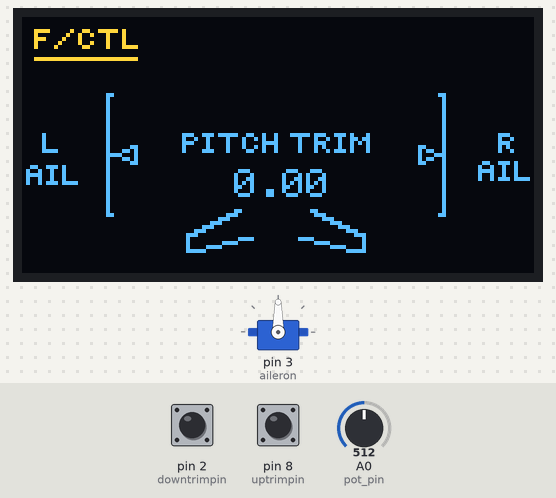
This sketch was run on a simulated Arduino Uno, built with avr-gcc and run on an emulated ATmega328P. Shown: servo, 128×64 one-colour display. The inputs (shaded band) are chosen by the test bench; at power-on: A0 (pot_pin) = 512, pin 2 (downtrimpin) LOW, pin 8 (uptrimpin) LOW. The OLED is the two-colour kind (top 16 rows yellow).

Above: at 1.2 s.
1.3 s: A0 (pot_pin) set to 716
At 1.9 s:
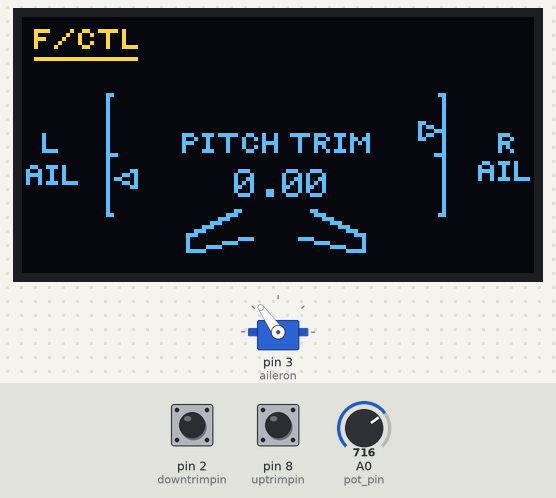
2.8 s: A0 (pot_pin) set to 900
At 4.0 s:
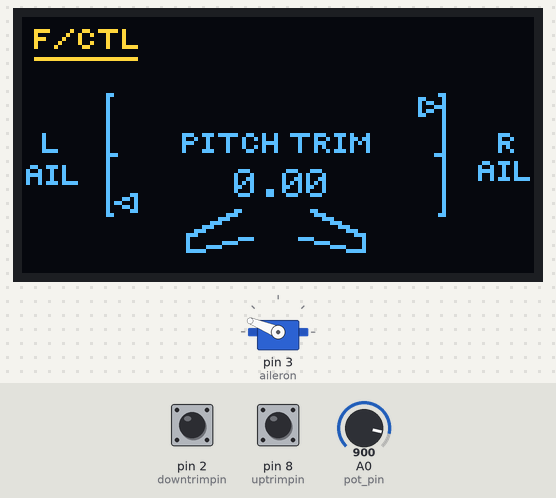
4.3 s: A0 (pot_pin) set to 1023
At 5.1 s:
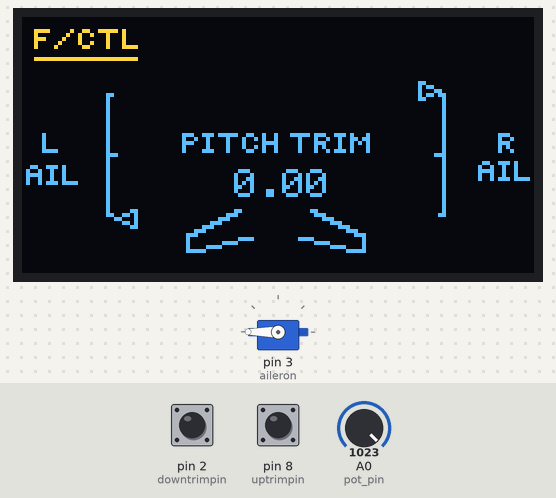
5.8 s: pin 2 (downtrimpin) pulled HIGH for 1 s
At 7.4 s:
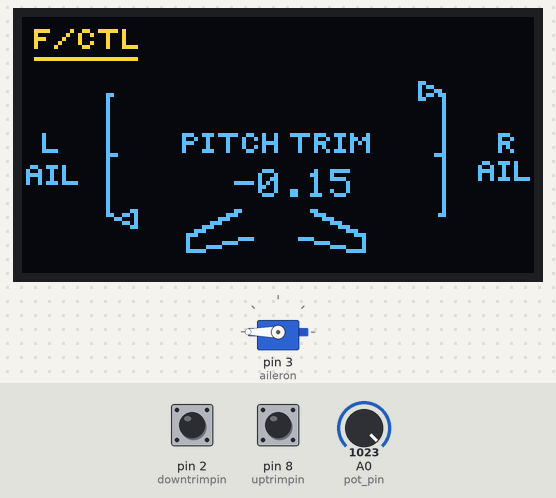
8.3 s: A0 (pot_pin) set to 306
At 9.5 s:
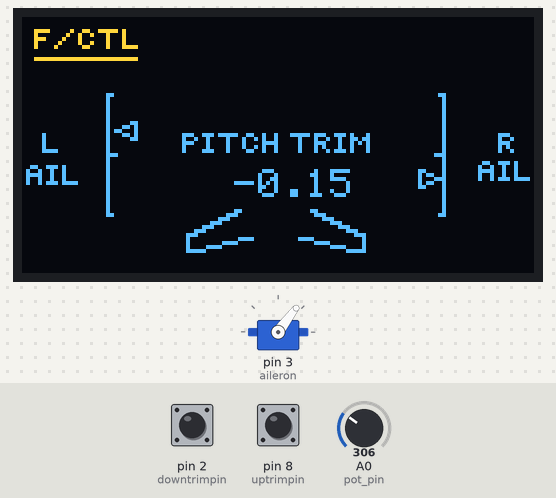
9.8 s: pin 8 (uptrimpin) pulled HIGH for 0.15 s
At 10.7 s:
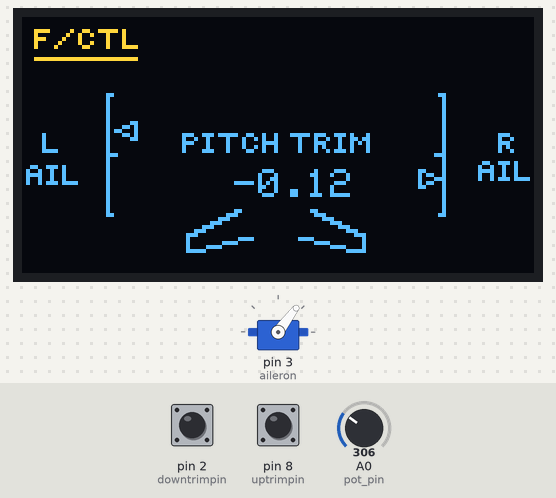
Timing chart, 0 to 12.4 s (numbered marks = the images above; inputs shaded):
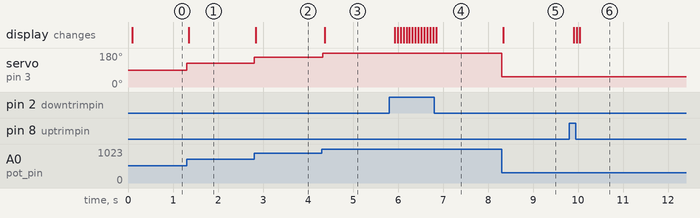

The sketch:

FlightControls.ino
```cpp
#include <Wire.h>
#include <Adafruit_GFX.h>
#include <Adafruit_SSD1306.h>

#include "graphics.h"

#include <Servo.h>

Servo aileron;
Servo elevator;

#define OLED_RESET 4
Adafruit_SSD1306 display(128, 64, &Wire, OLED_RESET);

const byte pot_pin = A0;

const int downtrimpin = 2;
int downtrim = 0;

const int uptrimpin = 8;
int uptrim = 0;

int pot;

float pitchtrim = 0.0;

void setup() {
  pinMode(downtrimpin, INPUT);
  pinMode(uptrimpin, INPUT);
  Wire.begin();
  aileron.attach(3);
  display.begin(SSD1306_SWITCHCAPVCC, 0x3C); //or 0x3D
  display.clearDisplay(); //for Clearing the display
  display.drawBitmap(0, 0, background, 128, 64, WHITE);
  display.setTextSize(1);      // Normal 1:1 pixel scale
  display.setTextColor(SSD1306_WHITE); // Draw white text
  display.display();
}

void loop() {
  uptrim = digitalRead(uptrimpin);
  downtrim = digitalRead(downtrimpin);
  pot = analogRead(pot_pin);
  int aileronpot = map(pot, 0, 1023, 0, 180);
  int leftindy = map(pot, 0, 1023, 17, 48);
  int rightindy = map(pot, 0, 1023, 47, 16);
  aileron.write(aileronpot);
  delay(1);
  display.clearDisplay(); //for Clearing the display
  display.drawBitmap(0, 0, background, 128, 64, WHITE);
  display.drawBitmap(23, leftindy, leftind, 6, 5, WHITE);
  display.drawBitmap(99, rightindy, rightind, 6, 5, WHITE);
  display.setCursor(53, 38);
  display.println(pitchtrim);
  display.display();

  if (uptrim == HIGH) {
    // go right
    pitchtrim = pitchtrim + 0.01;
    delay(30);
  }
  if (downtrim == HIGH) {
    // go right
    pitchtrim = pitchtrim - 0.01;
    delay(30);
  }
}
```

Source omitted: graphics.h (data table, 6607 bytes)

Measured:
- after the input at 1.3 s, servo on pin 3 (aileron): 90° → 125° at once; the display: changes at once (image 1)
- after the input at 2.8 s, servo on pin 3 (aileron): 125° → 158° at once; the display: changes at once (image 2)
- after the input at 4.3 s, servo on pin 3 (aileron): 158° → 180° at once; the display: changes after 0.07 s (image 3)
- after the input at 5.8 s, the display: first changes after 0.13 s (image 4 shows a later state)
- after the input at 8.3 s, servo on pin 3 (aileron): 180° → 53° at once; the display: changes at once (image 5)
- after the input at 9.8 s, the display: first changes after 0.11 s (image 6 shows a later state)
